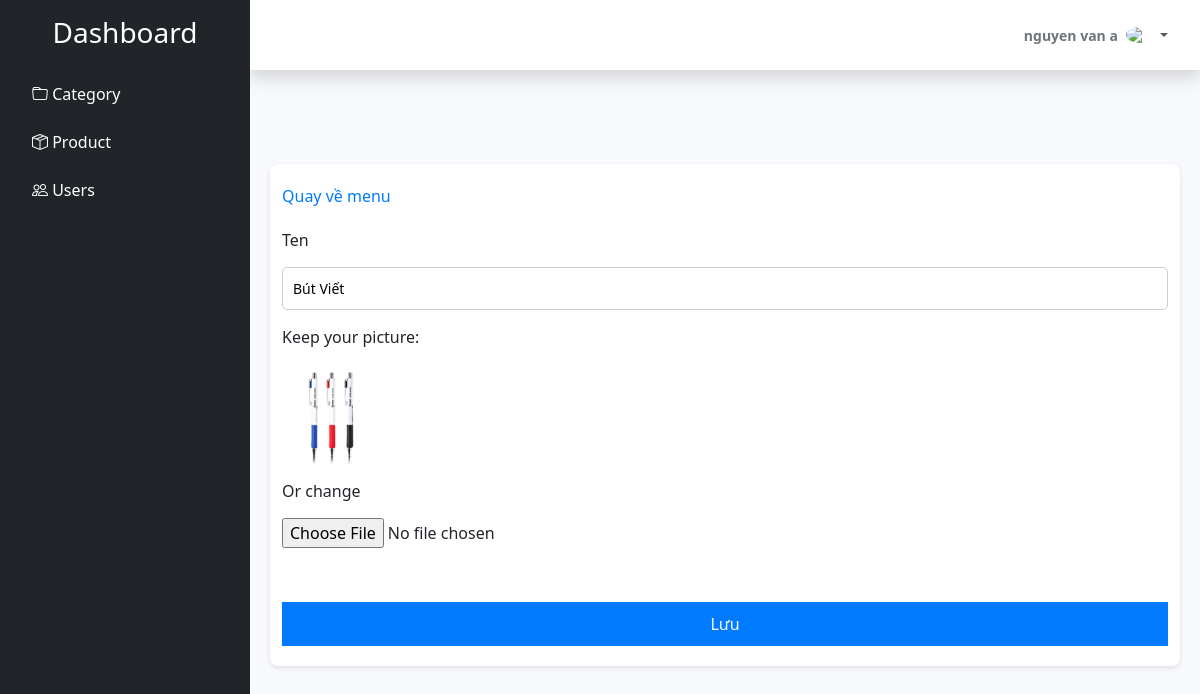
The page /admin/category_management/form_update.php?id=1 (signed in) on the database its author committed.
### tables this page shows
CREATE TABLE `category` (
  `id` int NOT NULL,
  `name` varchar(191) NOT NULL,
  `image` varchar(191) DEFAULT NULL,
  `created_at` timestamp NOT NULL DEFAULT CURRENT_TIMESTAMP
);

### admin/category_management/form_update.php (the view, shortened to what this page needs)
 <!DOCTYPE html>
<html>
<head>
	<link rel="stylesheet" type="text/css" href="style.css">
</head>
<body>
<?php
	$id = $_GET['id'];
	include '../menu.php';
	require '../connect.php';
	$sql = "select * from category
	where id = '$id'";
	$res = mysqli_query($connect, $sql);
	$tmp = mysqli_fetch_array($res);
 ?>
<div class="container">
	<a href="index.php" class="menu-link">Quay về menu</a>
	<form action="process_update.php" method="post" enctype="multipart/form-data">
		Ten
		<input type="text" name="name" value="<?=$tmp['name']?>">
		Keep your picture:
		<img src="../../assets/uploads/<?= htmlspecialchars($tmp['image']) ?>" width="100">
		Or change
		<input type="file" name="img" value="<?=$tmp['image']?>">
		<br>
		<button>Lưu</button>
	</form>
</div>
</body>
</html>

### admin/category_management/style.css (style rules this page uses)
body { font-family: Arial, sans-serif; background-color: #f9f9f9; margin: 20px; padding: 0; }
.container { max-width: 600px; margin: 50px auto; background-color: #fff; padding: 20px; border-radius: 8px; box-shadow: 0 2px 5px rgba(0, 0, 0, 0.1); }
form { display: flex; flex-direction: column; gap: 15px; }
input[type="text"], textarea { width: 100%; padding: 10px; font-size: 14px; border: 1px solid #ccc; border-radius: 5px; box-sizing: border-box; }
button { background-color: #007BFF; color: #fff; padding: 10px 15px; border: none; border-radius: 5px; font-size: 16px; cursor: pointer; transition: background-color 0.3s; }
.menu-link { display: block; margin-bottom: 20px; color: #007BFF; text-decoration: none; font-size: 16px; }
a { text-decoration: none; color: #007BFF; }

### admin/menu.php (style rules this page uses)
body { overflow: hidden; background-color: #f8f9fc; }

### rows shown on the page
category: name "Bút Viết", image (picture)

### other values the page prints
$_SESSION['name'] "nguyen van a"
